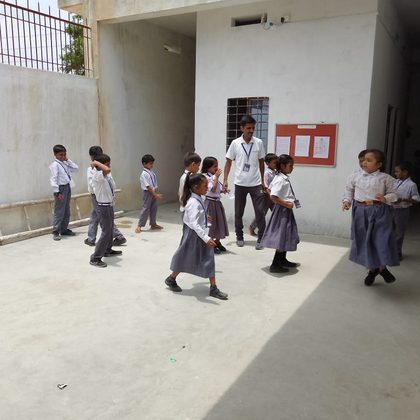
#> input picture assets/img/assembly-420.jpg, 420 x 420 px
$ python -i optimize-images.py   (imports and definitions only)
#> lines starting #> are read from the running program, lines starting #| are printed output that depends on the picture
#> further down, picture is the input picture: PIL image 420x420 RGB; mean R, G, B 153.9, 149.6, 144.2
#!/usr/bin/env python3
"""Generate responsive WebP + JPEG derivatives for the LEAF site.

Source files live in assets/img/_raw/ and are never shipped.
Run:  python3 tools/optimize-images.py
"""
from pathlib import Path
from PIL import Image, ImageOps

ROOT = Path(__file__).resolve().parent.parent
RAW = ROOT / "assets" / "img" / "_raw"
DST = ROOT / "assets" / "img"

# name -> (aspect W:H or None to keep, [widths], focal point 0-1 vertical)
SPECS = {
    "hero-listening":        ((16, 9), [960, 1440, 1920], 0.42),
    "hero-village":          ((16, 9), [960, 1440, 1920], 0.45),
    "hero-outreach":         ((16, 9), [960, 1440, 1920], 0.40),
    "hero-classroom":        ((16, 9), [960, 1440, 1920], 0.45),
    "grassroots":            ((4, 3),  [640, 960, 1280],  0.45),
    "cluster-map":           ((16, 10),[640, 960, 1280],  0.50),
    "foundations":           ((3, 4),  [520, 780, 1040],  0.42),
    "campaign-library":      ((16, 10),[480, 720, 960],   0.50),
    "campaign-kindergarten": ((16, 10),[480, 720, 960],   0.50),
    "campaign-computer":     ((16, 10),[480, 720, 960],   0.50),

    # --- inside the centre ---
    "smart-classroom":       ((4, 3),  [560, 840, 1120],  0.45),
    "group-photo":           ((21, 9), [960, 1440, 1920], 0.62),

    # --- gallery tiles (square crops keep the grid even) ---
    "computer-lab":          ((1, 1),  [420, 640, 860],   0.45),
    "exam-day":              ((1, 1),  [420, 640, 860],   0.45),
    "library-opening":       ((1, 1),  [420, 640, 860],   0.50),
    "library-ribbon":        ((1, 1),  [420, 640, 860],   0.42),
    "little-learner":        ((1, 1),  [420, 640, 860],   0.32),
    "assembly":              ((1, 1),  [420, 640, 860],   0.48),
    "playtime":              ((1, 1),  [420, 640, 860],   0.45),
    "carrom":                ((1, 1),  [420, 640, 860],   0.45),
    "village-sabha":         ((1, 1),  [420, 640, 860],   0.45),
    "nursery-blocks":        ((1, 1),  [420, 640, 860],   0.45),

    # --- gallery page only (g- prefix); nothing here repeats on the homepage
    "g-assembly-line":       ((1, 1),  [420, 640, 860],   0.45),
    "g-classroom-teacher":   ((1, 1),  [420, 640, 860],   0.45),
    "g-exam-writing":        ((1, 1),  [420, 640, 860],   0.45),
    "g-cricket":             ((1, 1),  [420, 640, 860],   0.45),
    "g-kg-blocks":           ((1, 1),  [420, 640, 860],   0.45),
    "g-kg-table":            ((1, 1),  [420, 640, 860],   0.45),
    "g-kg-letters":          ((1, 1),  [420, 640, 860],   0.45),
    "g-computer-station":    ((1, 1),  [420, 640, 860],   0.45),
    "g-smart-class":         ((1, 1),  [420, 640, 860],   0.45),
    "g-build-early":         ((1, 1),  [420, 640, 860],   0.50),
    "g-build-walls":         ((1, 1),  [420, 640, 860],   0.50),
    "g-signboard":           ((1, 1),  [420, 640, 860],   0.45),
    "g-village-elders":      ((1, 1),  [420, 640, 860],   0.45),
    "g-village-meeting":     ((1, 1),  [420, 640, 860],   0.45),
    "g-village-gathering":   ((1, 1),  [420, 640, 860],   0.45),
    "g-sabha":               ((1, 1),  [420, 640, 860],   0.45),
    "team-preeti":           ((1, 1),  [280, 420],        0.40),
    "team-ayush":            ((1, 1),  [280, 420],        0.40),
    "team-klaus":            ((1, 1),  [280, 420],        0.40),
    "team-neogi":            ((1, 1),  [280, 420],        0.40),
    "team-ajay":             ((1, 1),  [280, 420],        0.40),
    "team-mayank":           ((1, 1),  [280, 420],        0.40),
    "upi":                   (None,    [640, 960],        0.50),
}

def trim_letterbox(im, threshold=18):
    """Strip solid black bars baked into a source file.

    Phone screenshots and forwarded WhatsApp images often arrive padded to a
    square, horizontally (letterbox) or vertically (pillarbox). Left in place,
    a square crop keeps the bars.
    """
#> called with threshold = 18
    g = im.convert("L")
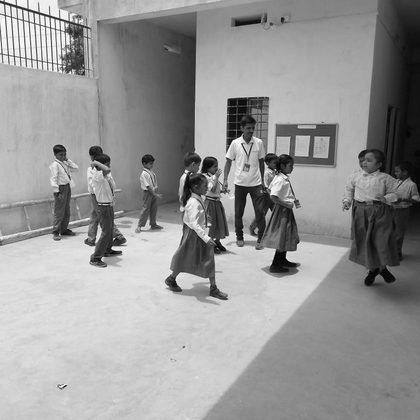
#> g: PIL image 420x420 L; min 0, max 255, mean 150.3
    w, h = g.size
#> w = 420; h = 420

    # squash to a 1px column / row: each byte is that line's mean brightness
    rows = g.resize((1, h), Image.BOX).tobytes()
    cols = g.resize((w, 1), Image.BOX).tobytes()

    def bounds(vals, n):
#> called with n = 420
        lo = 0
        while lo < n and vals[lo] < threshold:
            lo += 1
#> after the loop, lo = 0
        hi = n
#> hi = 420
        while hi > lo and vals[hi - 1] < threshold:
            hi -= 1
#> after the loop, hi = 420
        return lo, hi

    top, bot = bounds(rows, h)
#> top = 0; bot = 420
    left, right = bounds(cols, w)
#> left = 0; right = 420
    if (top, bot, left, right) == (0, h, 0, w):
        return im, 0
    if bot <= top or right <= left:          # all-dark image; leave it alone
        return im, 0
    removed = (top + (h - bot)) + (left + (w - right))
    return im.crop((left, top, right, bot)), removed


# [52 lines left out: functions crop_to, main, not called in this run]

# [2 lines not run here, left out]

>>> from PIL import Image
>>> picture = Image.open('../assets/img/assembly-420.jpg')
>>> result = trim_letterbox(picture)
